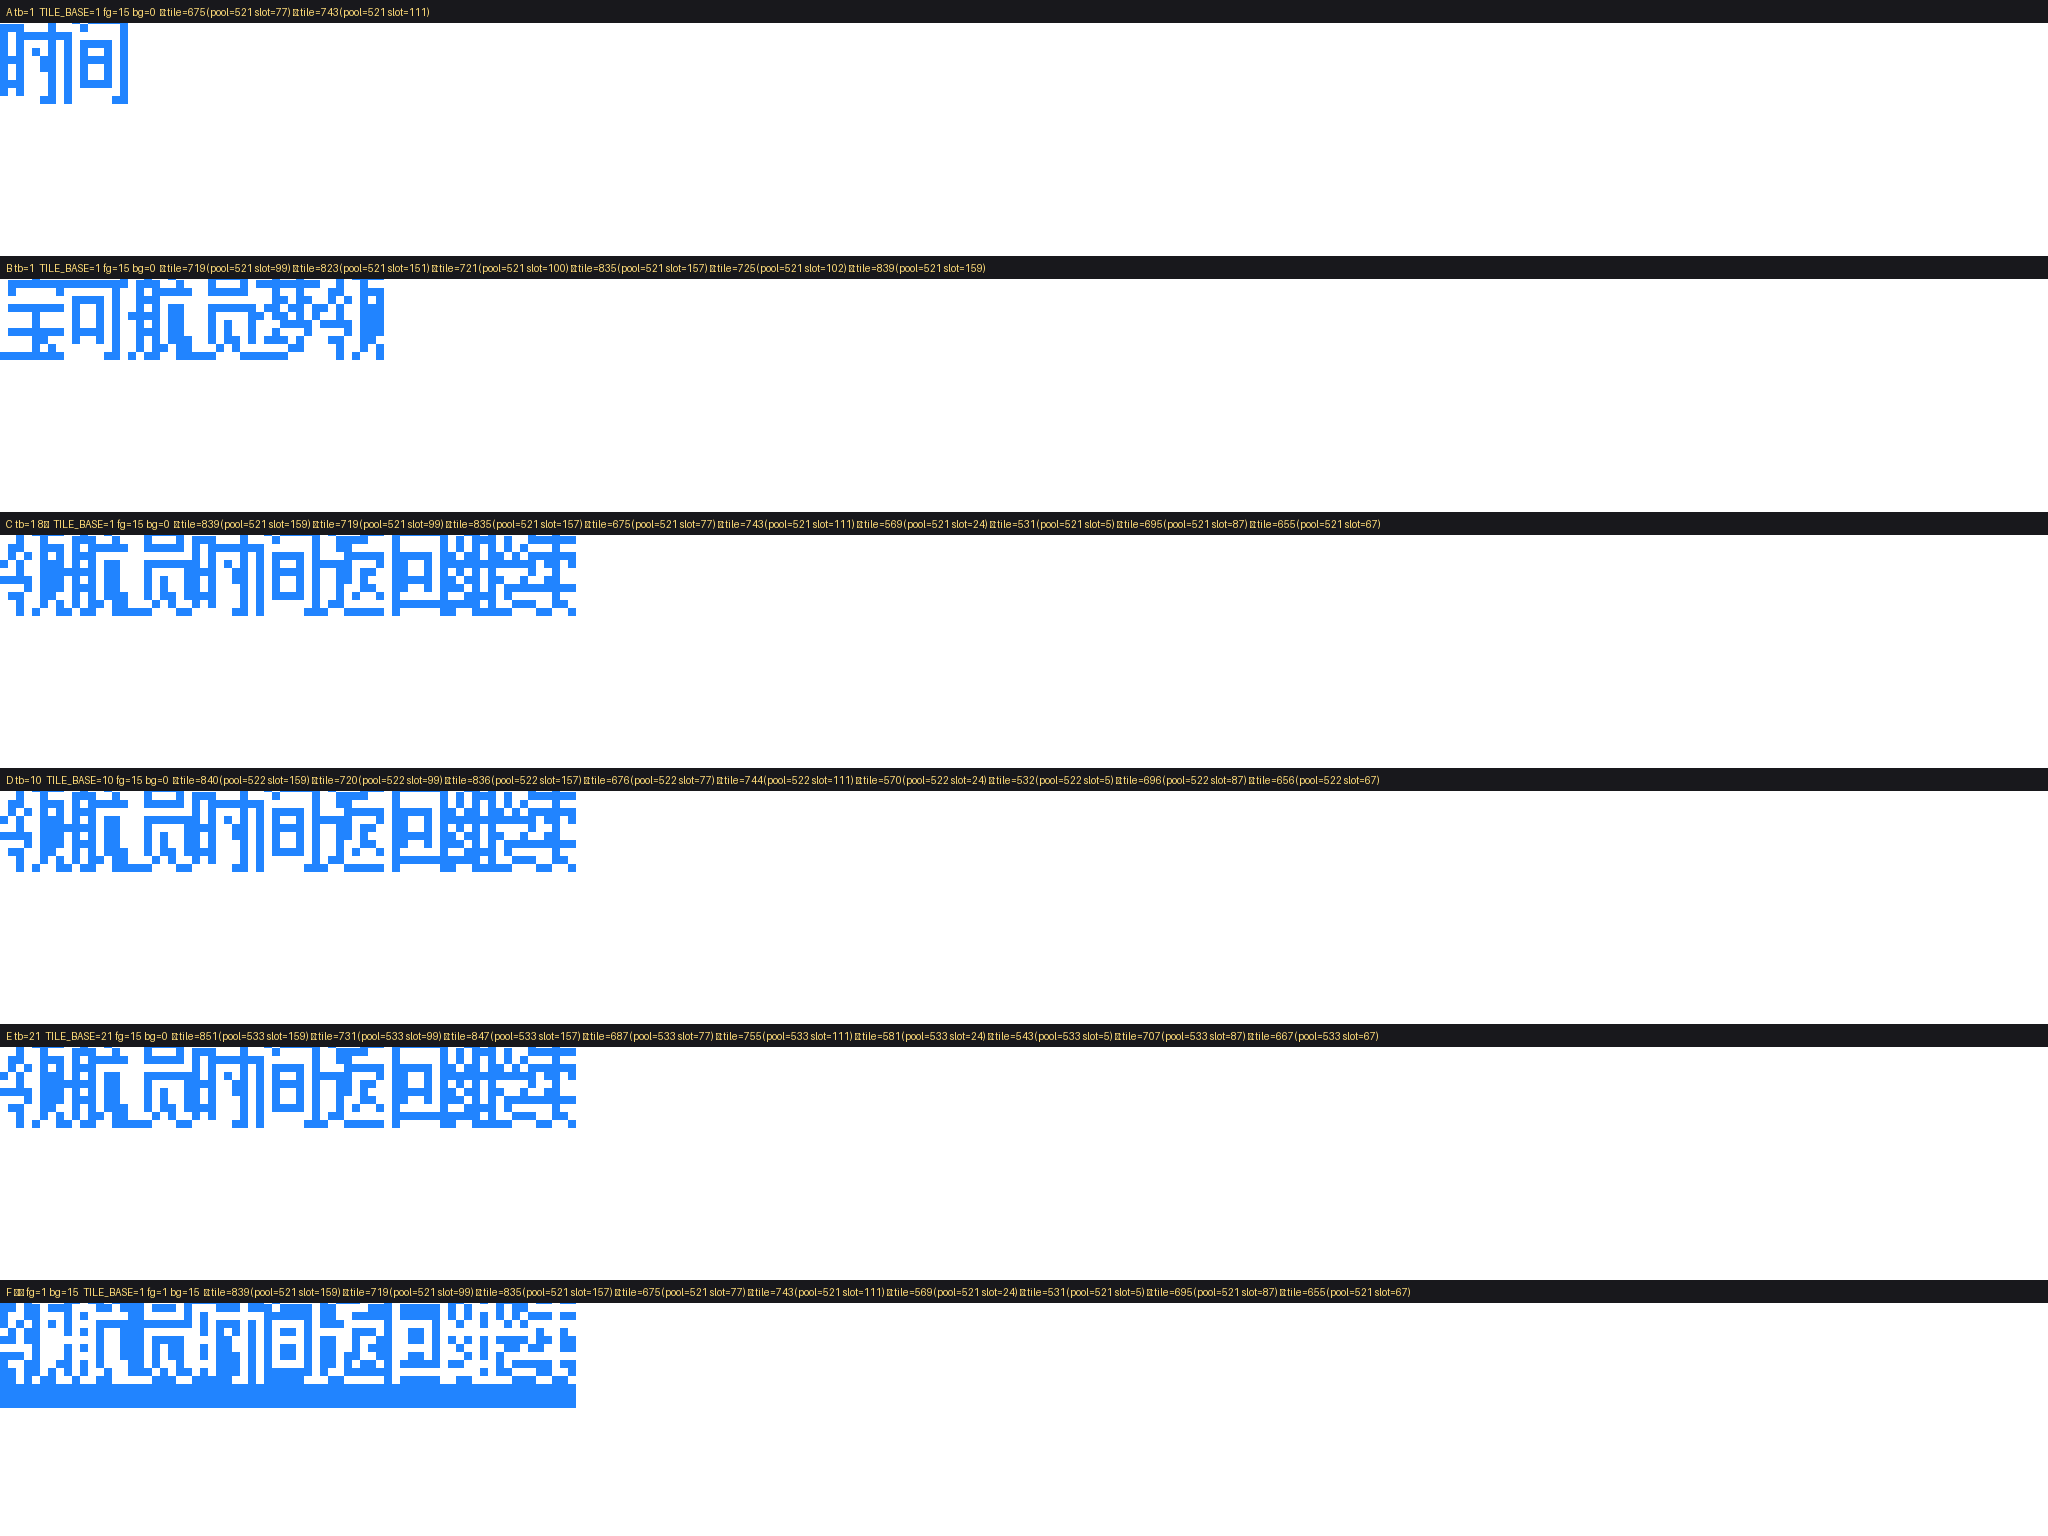

The script that saved this image:
# -*- coding: utf-8 -*-
"""完整离线模拟器：忠实复刻 engine_emit_glyph（gid→slot→pool→tile→64B→tilemap），
把「VRAM + tilemap」渲染成屏幕 PNG，用于视觉验收。

模拟对象（逐行对照 configs/POKEMON_RUBY_AXVJ00/hook/src/text/engine.c）：
  chs8_hash(gid)   = floor(gid*19173961 / 2^32) 修正 => gid % 224
  chs8_slot(gid)   粘性直接映射 + 线性探测(8 步)，表满 => 拒发
  pool             = max(TILE_BASE + 512, 521)，并受 1024 上限夹
  gp               = (pool - TILE_BASE + 1) >> 1
  g                = gp + slot
  tile             = TILE_BASE + 2*g
  dst               = tdata + tile*32，拷 64B：dst[i] = (hi?fg:bg)<<4 | (lo?fg:bg)
  UpdateTilemap    tilemap[cell] = tile | pal<<12；tilemap[cell+32] = tile+1 | pal<<12
"""
import re
import numpy as np
from pathlib import Path
from PIL import Image, ImageDraw

ROOT = Path(r"C:\code\GBA-Rom-Translator")
BDF = ROOT / "fonts/default/Middle.bdf"

SLOT_N = 224
GUARD = 521
ENGINE_CACHE = 512
COPY = 64
MEDIA = 128

# ---------------- BDF → 4bpp 8x16 字节（与 bin 布局一致：前 64B = 上砖+下砖） ----------
text = BDF.read_text("utf-8", errors="replace")
GB = {}
for m in re.finditer(r"^STARTCHAR.*?^ENCODING\s+(\d+).*?^BITMAP\s*$(.*?)^ENDCHAR",
                     text, re.M | re.S):
    GB[int(m.group(1))] = [int(l.strip(), 16) for l in
                           m.group(2).strip().splitlines() if l.strip()]

def glyph_bytes(ch):
    """返回 64 字节 4bpp（上砖 32B + 下砖 32B），nibble ∈ {0,0xF}"""
    r = GB.get(ord(ch))
    out = bytearray()
    if r is None:
        return bytes(64)
    for y in range(16):
        H = (r[y] >> 8) & 0xFF if y < len(r) else 0
        for i in range(4):
            lo = 0xF if (H >> (7 - 2 * i)) & 1 else 0
            hi = 0xF if (H >> (7 - 2 * i - 1)) & 1 else 0
            out.append((hi << 4) | lo)
    return bytes(out)

# ---------------- charmap：PCS → 汉字；再由 PCS 算 gid（= pack_glyph_index） ----------
PCS = {}
for line in (ROOT / "configs/POKEMON_RUBY_AXVJ00/charmap.txt").read_text(
        encoding="utf-8", errors="replace").splitlines():
    if "=" in line:
        k, v = line.split("=", 1)
        try:
            PCS[int(k, 16)] = v
        except ValueError:
            pass

def pack_glyph_index(lead, trail):
    idx = lead
    if idx >= 6:
        if idx >= 0x1B:
            idx -= 1
        idx -= 1
    idx -= 1
    return ((idx & 0xFF) << 8) | (trail & 0xFF)

def gid_of(ch):
    for code, s in PCS.items():
        if s == ch:
            return pack_glyph_index(code >> 8, code & 0xFF)
    return None

# ---------------- engine_emit_glyph 复刻 ----------------
def chs8_hash(gid):
    q = (gid * 19173961) >> 32
    k = gid - q * SLOT_N
    if k >= SLOT_N:
        k -= SLOT_N
    return k

class Engine:
    def __init__(self, tile_base=1, fg=15, bg=0, pal=0, tpl_id=0):
        self.tb = tile_base
        self.fg = fg
        self.bg = bg
        self.pal = pal
        self.tag = [0] * SLOT_N
        self.cnt = 0
        self.sig = tpl_id
        self.cur_tile_x = 0
        self.cur_y = 0
        self.vram = bytearray(1024 * 32)      # charBase 0：1024 个 4bpp tile
        self.tilemap = []                     # (row, col) = tile
        self.log = []

    def slot_of(self, gid):
        want = gid + 1
        k = chs8_hash(gid)
        for _ in range(8):
            t = self.tag[k]
            if t == want:
                return k
            if t == 0:
                if self.cnt >= SLOT_N:
                    return None
                self.tag[k] = want
                self.cnt += 1
                return k
            k += 1
            if k >= SLOT_N:
                k = 0
        return None

    def emit(self, gid, ch="?"):
        if gid >= 7168:
            return 0
        slot = self.slot_of(gid)
        if slot is None:
            self.log.append((ch, "表满拒发"))
            return 0
        tb = self.tb
        pool = tb + ENGINE_CACHE
        if pool < GUARD:
            pool = GUARD
        if pool + 2 * SLOT_N > 1024:
            pool = 1024 - 2 * SLOT_N
        gp = (pool - tb + 1) >> 1 if pool > tb else 0
        g = gp + slot
        tile = tb + 2 * g
        if tile + 1 > 1023:
            self.log.append((ch, "越界"))
            return 0
        src = glyph_bytes(ch)
        off = tile * 32
        for i in range(COPY):
            b = src[i]
            lo = b & 0x0F
            hi = b >> 4
            self.vram[off + i] = ((self.fg if hi else self.bg) << 4) | \
                                 (self.fg if lo else self.bg)
        row, col = self.cur_y, self.cur_tile_x
        self.tilemap.append((row, col, tile, self.pal))
        self.tilemap.append((row + 1, col, tile + 1, self.pal))
        self.cur_tile_x += 1
        self.log.append((ch, "tile=%d(pool=%d slot=%d)" % (tile, pool, slot)))
        return 1

# ---------------- 渲染 ----------------
def render(eng, cols, rows, zoom=8, bgcol=(255, 255, 255), inkcol=(33, 132, 255)):
    W, H = cols * 8, rows * 8
    img = np.full((H, W, 3), 255, np.uint8)
    m = {}
    for row, col, tile, pal in eng.tilemap:
        m[(row, col)] = tile
    for (row, col), tile in m.items():
        for ty in range(8):
            for tx in range(8):
                byte = eng.vram[tile * 32 + ty * 4 + tx // 2]
                v = (byte >> 4) if (tx % 2) else (byte & 0x0F)
                x, y = col * 8 + tx, row * 8 + ty
                if 0 <= x < W and 0 <= y < H:
                    img[y, x] = inkcol if v == 15 else bgcol
    im = Image.fromarray(img).resize((W * zoom, H * zoom), Image.NEAREST)
    return im

def demo(text, tile_base, fg, bg, rows=4, cols=32, zoom=8, title=""):
    e = Engine(tile_base=tile_base, fg=fg, bg=bg)
    for ch in text:
        g = gid_of(ch)
        if g is None:
            e.log.append((ch, "charmap 无此字")); continue
        e.emit(g, ch)
    im = render(e, cols, rows, zoom)
    d = ImageDraw.Draw(im)
    d.rectangle([0, 0, im.width - 1, 22], fill=(24, 24, 28))
    d.text((6, 6), "%s  TILE_BASE=%d fg=%d bg=%d  %s"
           % (title, tile_base, fg, bg, " ".join("%s:%s" % (c, s) for c, s in e.log)), \
           fill=(255, 220, 120))
    return im, e

CASES = [
    ("时间", 1, 15, 0, "A tb=1"),
    ("宝可航员梦领", 1, 15, 0, "B tb=1"),
    ("领航员时间返回继续", 1, 15, 0, "C tb=1 8字"),
    ("领航员时间返回继续", 10, 15, 0, "D tb=10"),
    ("领航员时间返回继续", 21, 15, 0, "E tb=21"),
    ("领航员时间返回继续", 1, 1, 15, "F 反色 fg=1 bg=15"),
]
ims = []
for t, tb, fg, bg, tag in CASES:
    im, e = demo(t, tb, fg, bg, title=tag)
    ims.append(im)
    print("[%s] %s" % (tag, e.log))

W = max(i.width for i in ims)
H = sum(i.height for i in ims)
out = Image.new("RGB", (W, H), (16, 16, 20))
y = 0
for i in ims:
    out.paste(i, (0, y)); y += i.height
p = r"C:\code\GBA-Rom-Translator\.tmp\an\sim_engine.png"
out.save(p)
print("saved", p, out.size)
